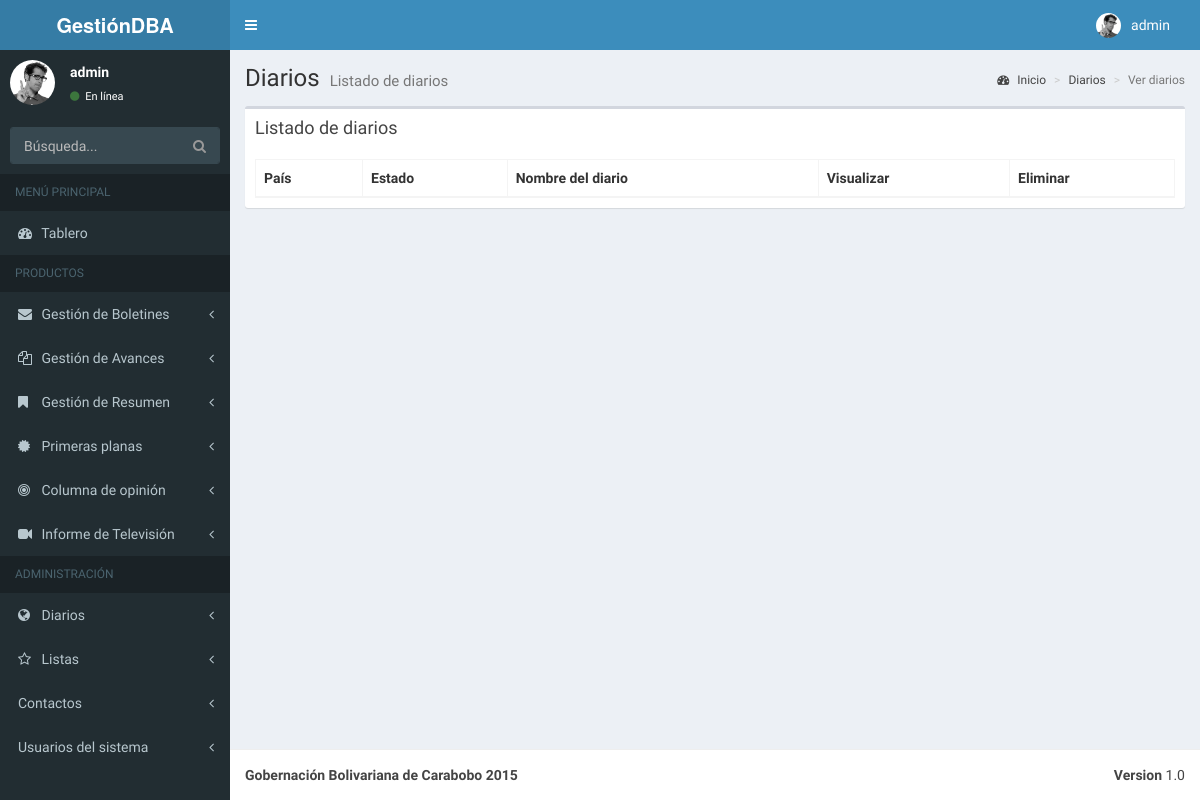
Page /avances/Diariosver/ (signed in) on the earlier database version.
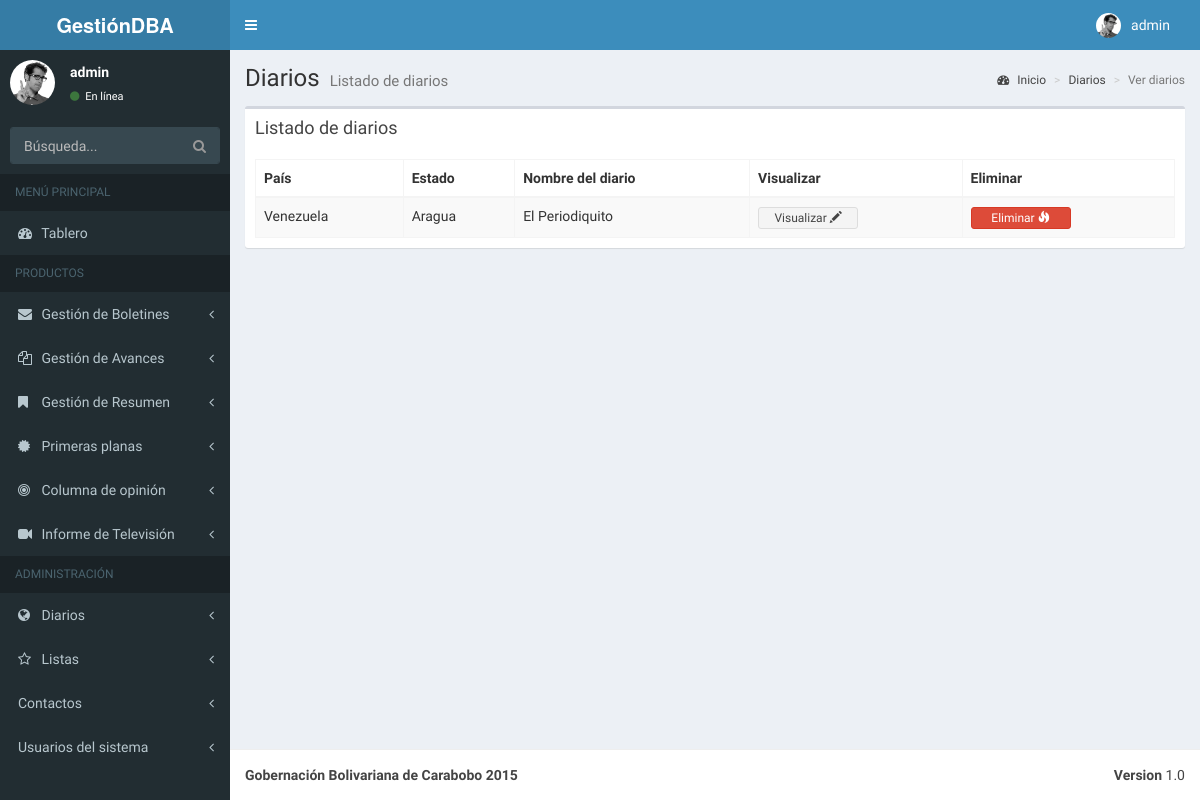
Same page on the later database version.
### BoletinAvances/apps/avances/models.py (models this page shows, shortened)
class Diarios(models.Model):
   pais = models.CharField(max_length=110, verbose_name='Pais', blank=True, null=True)
   estado = models.CharField(max_length=110, verbose_name='Estado', blank=True, null=True)
   nombre_diario = models.CharField(max_length=110, verbose_name='Diario', blank=True, null=True)
   class Meta:
      verbose_name_plural = "Agregar diario"
      ordering = ('nombre_diario',)

### BoletinAvances/apps/avances/views.py (the view)
class DiariosListView(ListView):
    model = Diarios
    queryset = Diarios.objects.order_by('id')
    context_object_name = "Diarios"
    template_name = "Diarios/listaDiarios.html"

### BoletinAvances/templates/Diarios/listaDiarios.html (shortened to what this page needs)
{% extends 'menu/menu.html' %}
{% block content-wrapper %}
{% load static %}
        <section class="content-header">
          <h1>
            Diarios
            <small>Listado de diarios</small>
          </h1>
          <ol class="breadcrumb">
            <li><a href="#"><i class="fa fa-dashboard"></i> Inicio</a></li>
            <li><a href="#">Diarios</a></li>
            <li class="active">Ver diarios</li>
          </ol>
        </section>
        <section class="content">
          <div class="row">
            <div class="col-xs-12">
              <div class="box">
                <div class="box-header">
                  <h3 class="box-title">Listado de diarios</h3>
                </div>
                <div class="box-body">
                  <table id="example1" class="table table-bordered table-striped">
                    <thead>
                      <tr>
                        <th>País</th>
                        <th>Estado</th>
                        <th>Nombre del diario</th>
                        <th style="font-weight: bold;">Visualizar</th>
                        <th style="font-weight: bold;">Eliminar</th>
                      </tr>
                    </thead>
                    <tbody>
                      {% for p in Diarios %}
                      <tr>
                        <td>{{ p.pais }}</td>
                        <td>{{ p.estado }}</td>
                        <td>{{ p.nombre_diario }}</td>
                        <td><a href="{% url 'singlediarios_view' p.id %}"><button style="width:100px" type="button" class="btn btn-default btn-xs">Visualizar <span class="glyphicon glyphicon-pencil"></span></button></a></td>
                        <td><a href="{% url 'diario_delete' p.id %}"><button style="width:100px" type="button" class="btn btn-danger btn-xs">Eliminar <span class="glyphicon glyphicon-fire"></span></button></a></td>
                      </tr>
                      {% endfor %}
                    </tbody>
                  </table>
                </div>
              </div>
            </div>
          </div>
        </section>
{% endblock %}

Differences in the rows shown:
added Diarios: pais "Venezuela", estado "Aragua", nombre_diario "El Periodiquito"
